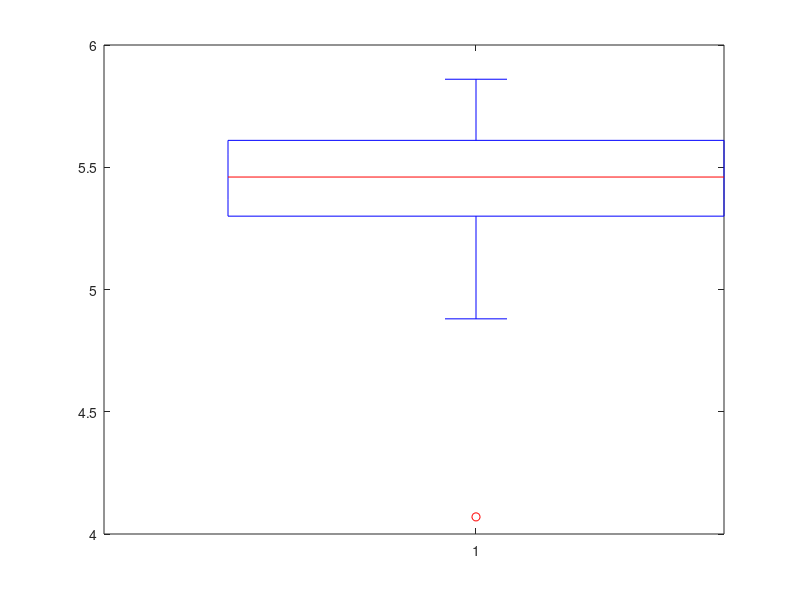

This chart was generated by the following MATLAB code:
% Exercise 6

density = [5.50 5.30 5.47 5.10 5.29 5.65 5.55 5.61 5.75 5.63 5.27 5.44 5.57 5.36 4.88 5.86 5.34 5.39 5.34 5.53 5.29 4.07 5.85 5.46 5.42 5.79 5.62 5.58 5.26]

% PART A
densityMean = mean(density)
densitySTD = std(density)
densityMedian = median(density)

% PART B
fiveNumberSummary = quantile(density, 0:0.25:1);
iqr = fiveNumberSummary(4) - fiveNumberSummary(2)
density > fiveNumberSummary(4) + 1.5*iqr
density < fiveNumberSummary(2) - 1.5*iqr

% PART C
boxplot(density)

% PART D
%